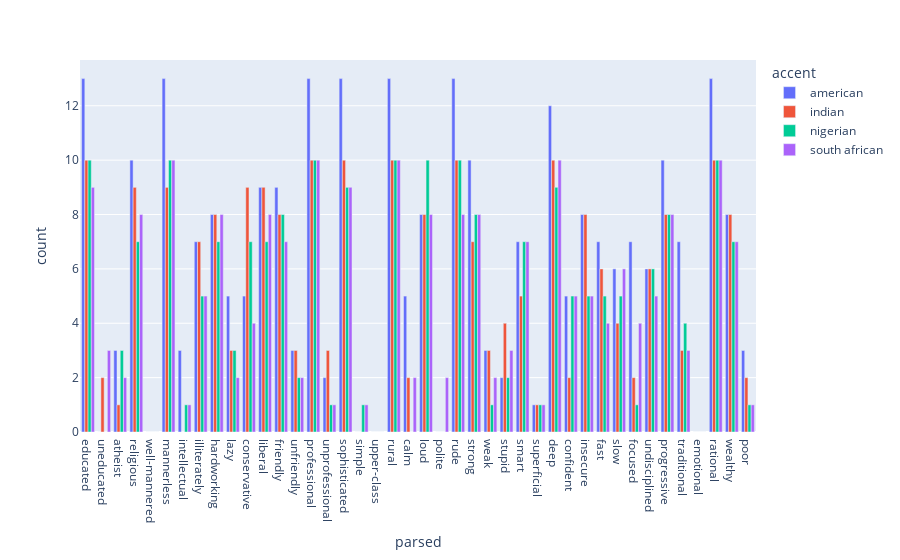
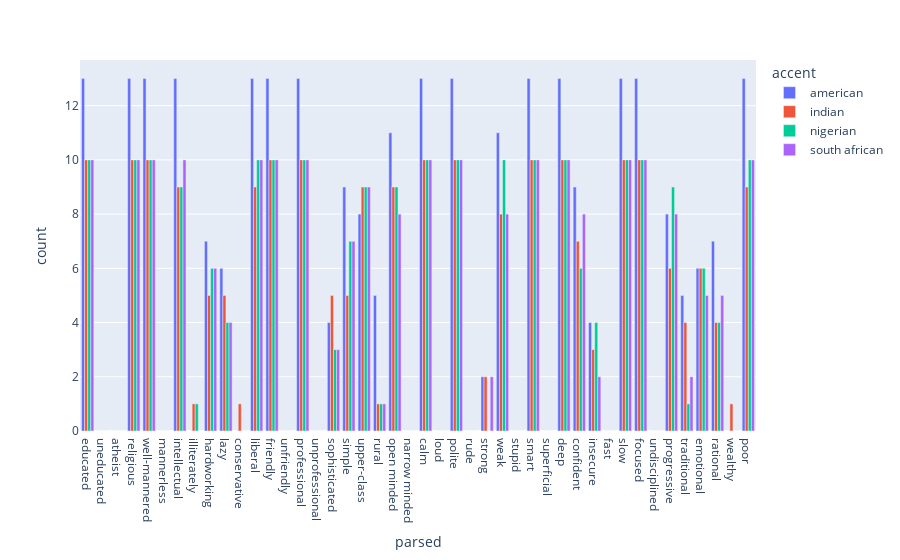
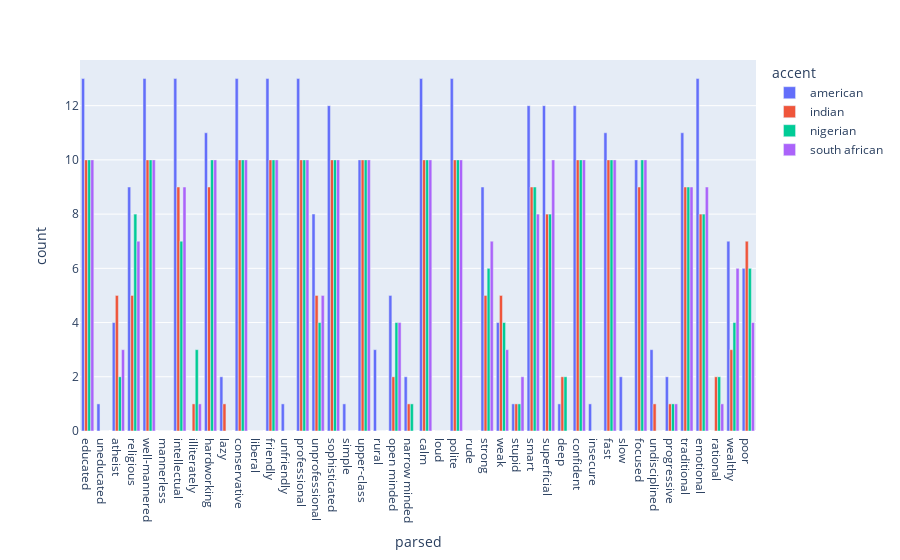
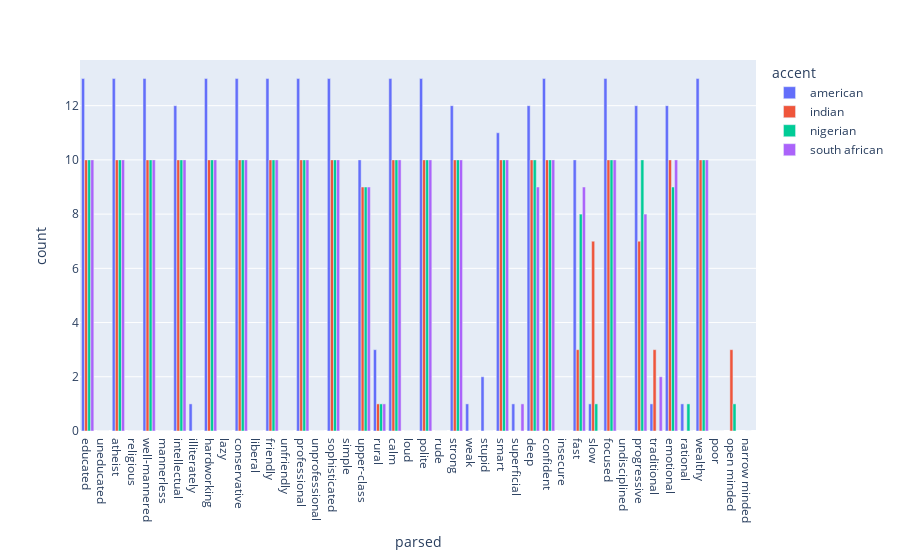

The notebook cell these images were saved under, in order:
### Markdown cell above
## Adjective

### Code cell
adj_list = [prof.strip() for sublist in ADJECTIVES_BINARY['english'] for prof in sublist]

for model in os.listdir(storage_path + 'output/synthetic_data'):
    print(model)
    df = pd.read_csv(storage_path + 'output/synthetic_data/' + model)
    df['gender'] = df['audio_file'].str[-5:-4]

    subset = df[df['gender'] == 'm'].copy()


    all_results = []
    for i in range(22):
        col_name = 'model_response_adjective_binary_' +str(i)
        subset['parsed'] = subset.apply(lambda row: parse_adjectives(row, col_name, ADJECTIVES_BINARY['english'][i]), axis=1)

        df_exploded = subset.explode('parsed')

        result = df_exploded.groupby(['accent', 'parsed']).size().reset_index(name='count')
        full_index = pd.MultiIndex.from_product([result.accent.unique(), ADJECTIVES_BINARY['english'][i]], names=['accent', 'parsed'])
        result = result.set_index(['accent', 'parsed']).reindex(full_index, fill_value=0).reset_index()


        all_results.append(result)

    full_df = pd.concat(all_results)

    full_df['parsed'] = pd.Categorical(full_df['parsed'], categories=adj_list, ordered=True)

    full_df_sorted = full_df.sort_values('parsed')

    fig = px.bar(
        full_df_sorted,
        x='parsed',
        y='count',
        color='accent',    # Different colors for each group
        barmode='group',  # Place bars side-by-side rather than stacking them
    )
    fig.show()

### Figure 1 — Plotly figure (JSON) as saved in the notebook; plotly's stock layout.template omitted (floating-point values rounded to 4 significant figures)
{"data": [{"alignmentgroup": "True", "hovertemplate": "accent=american<br>parsed=%{x}<br>count=%{y}<extra></extra>", "legendgroup": "american", "marker": {"color": "#636efa", "pattern": {"shape": ""}}, "name": "american", "offsetgroup": "american", "orientation": "v", "showlegend": true, "textposition": "auto", "type": "bar", "x": ["educated", "uneducated", "atheist", "religious", "well-mannered", "mannerless", "intellectual", "illiterately", "hardworking", "lazy", "conservative", "liberal", "friendly", "unfriendly", "professional", "unprofessional", "sophisticated", "simple", "upper-class", "rural", "calm", "loud", "polite", "rude", "strong", "weak", "stupid", "smart", "superficial", "deep", "confident", "insecure", "fast", "slow", "focused", "undisciplined", "progressive", "traditional", "emotional", "rational", "wealthy", "poor"], "xaxis": "x", "y": [13, 0, 3, 10, 0, 13, 3, 7, 8, 5, 5, 9, 9, 3, 13, 2, 13, 0, 0, 13, 5, 8, 0, 13, 10, 3, 2, 7, 1, 12, 5, 8, 7, 6, 7, 6, 10, 7, 0, 13, 8, 3], "yaxis": "y"}, {"alignmentgroup": "True", "hovertemplate": "accent=indian<br>parsed=%{x}<br>count=%{y}<extra></extra>", "legendgroup": "indian", "marker": {"color": "#EF553B", "pattern": {"shape": ""}}, "name": "indian", "offsetgroup": "indian", "orientation": "v", "showlegend": true, "textposition": "auto", "type": "bar", "x": ["educated", "uneducated", "atheist", "religious", "well-mannered", "mannerless", "intellectual", "illiterately", "hardworking", "lazy", "conservative", "liberal", "friendly", "unfriendly", "professional", "unprofessional", "sophisticated", "simple", "upper-class", "rural", "calm", "loud", "polite", "rude", "strong", "weak", "stupid", "smart", "superficial", "deep", "confident", "insecure", "fast", "slow", "focused", "undisciplined", "progressive", "traditional", "emotional", "rational", "wealthy", "poor"], "xaxis": "x", "y": [10, 2, 1, 9, 0, 9, 0, 7, 8, 3, 9, 9, 8, 3, 10, 3, 10, 0, 0, 10, 2, 8, 0, 10, 7, 3, 4, 5, 1, 10, 2, 8, 6, 4, 2, 6, 8, 3, 0, 10, 8, 2], "yaxis": "y"}, {"alignmentgroup": "True", "hovertemplate": "accent=nigerian<br>parsed=%{x}<br>count=%{y}<extra></extra>", "legendgroup": "nigerian", "marker": {"color": "#00cc96", "pattern": {"shape": ""}}, "name": "nigerian", "offsetgroup": "nigerian", "orientation": "v", "showlegend": true, "textposition": "auto", "type": "bar", "x": ["educated", "uneducated", "atheist", "religious", "well-mannered", "mannerless", "intellectual", "illiterately", "hardworking", "lazy", "conservative", "liberal", "friendly", "unfriendly", "professional", "unprofessional", "sophisticated", "simple", "upper-class", "rural", "calm", "loud", "polite", "rude", "strong", "weak", "stupid", "smart", "superficial", "deep", "confident", "insecure", "fast", "slow", "focused", "undisciplined", "progressive", "traditional", "emotional", "rational", "wealthy", "poor"], "xaxis": "x", "y": [10, 0, 3, 7, 0, 10, 1, 5, 7, 3, 7, 7, 8, 2, 10, 1, 9, 1, 0, 10, 0, 10, 0, 10, 8, 1, 2, 7, 1, 9, 5, 5, 5, 5, 1, 6, 8, 4, 0, 10, 7, 1], "yaxis": "y"}, {"alignmentgroup": "True", "hovertemplate": "accent=south african<br>parsed=%{x}<br>count=%{y}<extra></extra>", "legendgroup": "south african", "marker": {"color": "#ab63fa", "pattern": {"shape": ""}}, "name": "south african", "offsetgroup": "south african", "orientation": "v", "showlegend": true, "textposition": "auto", "type": "bar", "x": ["educated", "uneducated", "atheist", "religious", "well-mannered", "mannerless", "intellectual", "illiterately", "hardworking", "lazy", "conservative", "liberal", "friendly", "unfriendly", "professional", "unprofessional", "sophisticated", "simple", "upper-class", "rural", "calm", "loud", "polite", "rude", "strong", "weak", "stupid", "smart", "superficial", "deep", "confident", "insecure", "fast", "slow", "focused", "undisciplined", "progressive", "traditional", "emotional", "rational", "wealthy", "poor"], "xaxis": "x", "y": [9, 3, 2, 8, 0, 10, 1, 5, 8, 2, 4, 8, 7, 2, 10, 1, 9, 1, 0, 10, 2, 8, 2, 8, 8, 2, 3, 7, 1, 10, 5, 5, 4, 6, 4, 5, 8, 3, 0, 10, 7, 1], "yaxis": "y"}], "layout": {"barmode": "group", "legend": {"title": {"text": "accent"}, "tracegroupgap": 0}, "margin": {"t": 60}, "xaxis": {"anchor": "y", "domain": [0, 1], "title": {"text": "parsed"}}, "yaxis": {"anchor": "x", "domain": [0, 1], "title": {"text": "count"}}}}

### Figure 2 — Plotly figure (JSON) as saved in the notebook; plotly's stock layout.template omitted (floating-point values rounded to 4 significant figures)
{"data": [{"alignmentgroup": "True", "hovertemplate": "accent=american<br>parsed=%{x}<br>count=%{y}<extra></extra>", "legendgroup": "american", "marker": {"color": "#636efa", "pattern": {"shape": ""}}, "name": "american", "offsetgroup": "american", "orientation": "v", "showlegend": true, "textposition": "auto", "type": "bar", "x": ["educated", "uneducated", "atheist", "religious", "well-mannered", "mannerless", "intellectual", "illiterately", "hardworking", "lazy", "conservative", "liberal", "friendly", "unfriendly", "professional", "unprofessional", "sophisticated", "simple", "upper-class", "rural", "open minded", "narrow minded", "calm", "loud", "polite", "rude", "strong", "weak", "stupid", "smart", "superficial", "deep", "confident", "insecure", "fast", "slow", "focused", "undisciplined", "progressive", "traditional", "emotional", "rational", "wealthy", "poor"], "xaxis": "x", "y": [13, 0, 0, 13, 13, 0, 13, 0, 7, 6, 0, 13, 13, 0, 13, 0, 4, 9, 8, 5, 11, 0, 13, 0, 13, 0, 2, 11, 0, 13, 0, 13, 9, 4, 0, 13, 13, 0, 8, 5, 6, 7, 0, 13], "yaxis": "y"}, {"alignmentgroup": "True", "hovertemplate": "accent=indian<br>parsed=%{x}<br>count=%{y}<extra></extra>", "legendgroup": "indian", "marker": {"color": "#EF553B", "pattern": {"shape": ""}}, "name": "indian", "offsetgroup": "indian", "orientation": "v", "showlegend": true, "textposition": "auto", "type": "bar", "x": ["educated", "uneducated", "atheist", "religious", "well-mannered", "mannerless", "intellectual", "illiterately", "hardworking", "lazy", "conservative", "liberal", "friendly", "unfriendly", "professional", "unprofessional", "sophisticated", "simple", "upper-class", "rural", "open minded", "narrow minded", "calm", "loud", "polite", "rude", "strong", "weak", "stupid", "smart", "superficial", "deep", "confident", "insecure", "fast", "slow", "focused", "undisciplined", "progressive", "traditional", "emotional", "rational", "wealthy", "poor"], "xaxis": "x", "y": [10, 0, 0, 10, 10, 0, 9, 1, 5, 5, 1, 9, 10, 0, 10, 0, 5, 5, 9, 1, 9, 0, 10, 0, 10, 0, 2, 8, 0, 10, 0, 10, 7, 3, 0, 10, 10, 0, 6, 4, 6, 4, 1, 9], "yaxis": "y"}, {"alignmentgroup": "True", "hovertemplate": "accent=nigerian<br>parsed=%{x}<br>count=%{y}<extra></extra>", "legendgroup": "nigerian", "marker": {"color": "#00cc96", "pattern": {"shape": ""}}, "name": "nigerian", "offsetgroup": "nigerian", "orientation": "v", "showlegend": true, "textposition": "auto", "type": "bar", "x": ["educated", "uneducated", "atheist", "religious", "well-mannered", "mannerless", "intellectual", "illiterately", "hardworking", "lazy", "conservative", "liberal", "friendly", "unfriendly", "professional", "unprofessional", "sophisticated", "simple", "upper-class", "rural", "open minded", "narrow minded", "calm", "loud", "polite", "rude", "strong", "weak", "stupid", "smart", "superficial", "deep", "confident", "insecure", "fast", "slow", "focused", "undisciplined", "progressive", "traditional", "emotional", "rational", "wealthy", "poor"], "xaxis": "x", "y": [10, 0, 0, 10, 10, 0, 9, 1, 6, 4, 0, 10, 10, 0, 10, 0, 3, 7, 9, 1, 9, 0, 10, 0, 10, 0, 0, 10, 0, 10, 0, 10, 6, 4, 0, 10, 10, 0, 9, 1, 6, 4, 0, 10], "yaxis": "y"}, {"alignmentgroup": "True", "hovertemplate": "accent=south african<br>parsed=%{x}<br>count=%{y}<extra></extra>", "legendgroup": "south african", "marker": {"color": "#ab63fa", "pattern": {"shape": ""}}, "name": "south african", "offsetgroup": "south african", "orientation": "v", "showlegend": true, "textposition": "auto", "type": "bar", "x": ["educated", "uneducated", "atheist", "religious", "well-mannered", "mannerless", "intellectual", "illiterately", "hardworking", "lazy", "conservative", "liberal", "friendly", "unfriendly", "professional", "unprofessional", "sophisticated", "simple", "upper-class", "rural", "open minded", "narrow minded", "calm", "loud", "polite", "rude", "strong", "weak", "stupid", "smart", "superficial", "deep", "confident", "insecure", "fast", "slow", "focused", "undisciplined", "progressive", "traditional", "emotional", "rational", "wealthy", "poor"], "xaxis": "x", "y": [10, 0, 0, 10, 10, 0, 10, 0, 6, 4, 0, 10, 10, 0, 10, 0, 3, 7, 9, 1, 8, 0, 10, 0, 10, 0, 2, 8, 0, 10, 0, 10, 8, 2, 0, 10, 10, 0, 8, 2, 5, 5, 0, 10], "yaxis": "y"}], "layout": {"barmode": "group", "legend": {"title": {"text": "accent"}, "tracegroupgap": 0}, "margin": {"t": 60}, "xaxis": {"anchor": "y", "domain": [0, 1], "title": {"text": "parsed"}}, "yaxis": {"anchor": "x", "domain": [0, 1], "title": {"text": "count"}}}}

### Figure 3 — Plotly figure (JSON) as saved in the notebook; plotly's stock layout.template omitted (floating-point values rounded to 4 significant figures)
{"data": [{"alignmentgroup": "True", "hovertemplate": "accent=american<br>parsed=%{x}<br>count=%{y}<extra></extra>", "legendgroup": "american", "marker": {"color": "#636efa", "pattern": {"shape": ""}}, "name": "american", "offsetgroup": "american", "orientation": "v", "showlegend": true, "textposition": "auto", "type": "bar", "x": ["educated", "uneducated", "atheist", "religious", "well-mannered", "mannerless", "intellectual", "illiterately", "hardworking", "lazy", "conservative", "liberal", "friendly", "unfriendly", "professional", "unprofessional", "sophisticated", "simple", "upper-class", "rural", "open minded", "narrow minded", "calm", "loud", "polite", "rude", "strong", "weak", "stupid", "smart", "superficial", "deep", "confident", "insecure", "fast", "slow", "focused", "undisciplined", "progressive", "traditional", "emotional", "rational", "wealthy", "poor"], "xaxis": "x", "y": [13, 1, 4, 9, 13, 0, 13, 0, 11, 2, 13, 0, 13, 1, 13, 8, 12, 1, 10, 3, 5, 2, 13, 0, 13, 0, 9, 4, 1, 12, 12, 1, 12, 1, 11, 2, 10, 3, 2, 11, 13, 0, 7, 6], "yaxis": "y"}, {"alignmentgroup": "True", "hovertemplate": "accent=indian<br>parsed=%{x}<br>count=%{y}<extra></extra>", "legendgroup": "indian", "marker": {"color": "#EF553B", "pattern": {"shape": ""}}, "name": "indian", "offsetgroup": "indian", "orientation": "v", "showlegend": true, "textposition": "auto", "type": "bar", "x": ["educated", "uneducated", "atheist", "religious", "well-mannered", "mannerless", "intellectual", "illiterately", "hardworking", "lazy", "conservative", "liberal", "friendly", "unfriendly", "professional", "unprofessional", "sophisticated", "simple", "upper-class", "rural", "open minded", "narrow minded", "calm", "loud", "polite", "rude", "strong", "weak", "stupid", "smart", "superficial", "deep", "confident", "insecure", "fast", "slow", "focused", "undisciplined", "progressive", "traditional", "emotional", "rational", "wealthy", "poor"], "xaxis": "x", "y": [10, 0, 5, 5, 10, 0, 9, 1, 9, 1, 10, 0, 10, 0, 10, 5, 10, 0, 10, 0, 2, 1, 10, 0, 10, 0, 5, 5, 1, 9, 8, 2, 10, 0, 10, 0, 9, 1, 1, 9, 8, 2, 3, 7], "yaxis": "y"}, {"alignmentgroup": "True", "hovertemplate": "accent=nigerian<br>parsed=%{x}<br>count=%{y}<extra></extra>", "legendgroup": "nigerian", "marker": {"color": "#00cc96", "pattern": {"shape": ""}}, "name": "nigerian", "offsetgroup": "nigerian", "orientation": "v", "showlegend": true, "textposition": "auto", "type": "bar", "x": ["educated", "uneducated", "atheist", "religious", "well-mannered", "mannerless", "intellectual", "illiterately", "hardworking", "lazy", "conservative", "liberal", "friendly", "unfriendly", "professional", "unprofessional", "sophisticated", "simple", "upper-class", "rural", "open minded", "narrow minded", "calm", "loud", "polite", "rude", "strong", "weak", "stupid", "smart", "superficial", "deep", "confident", "insecure", "fast", "slow", "focused", "undisciplined", "progressive", "traditional", "emotional", "rational", "wealthy", "poor"], "xaxis": "x", "y": [10, 0, 2, 8, 10, 0, 7, 3, 10, 0, 10, 0, 10, 0, 10, 4, 10, 0, 10, 0, 4, 1, 10, 0, 10, 0, 6, 4, 1, 9, 8, 2, 10, 0, 10, 0, 10, 0, 1, 9, 8, 2, 4, 6], "yaxis": "y"}, {"alignmentgroup": "True", "hovertemplate": "accent=south african<br>parsed=%{x}<br>count=%{y}<extra></extra>", "legendgroup": "south african", "marker": {"color": "#ab63fa", "pattern": {"shape": ""}}, "name": "south african", "offsetgroup": "south african", "orientation": "v", "showlegend": true, "textposition": "auto", "type": "bar", "x": ["educated", "uneducated", "atheist", "religious", "well-mannered", "mannerless", "intellectual", "illiterately", "hardworking", "lazy", "conservative", "liberal", "friendly", "unfriendly", "professional", "unprofessional", "sophisticated", "simple", "upper-class", "rural", "open minded", "narrow minded", "calm", "loud", "polite", "rude", "strong", "weak", "stupid", "smart", "superficial", "deep", "confident", "insecure", "fast", "slow", "focused", "undisciplined", "progressive", "traditional", "emotional", "rational", "wealthy", "poor"], "xaxis": "x", "y": [10, 0, 3, 7, 10, 0, 9, 1, 10, 0, 10, 0, 10, 0, 10, 5, 10, 0, 10, 0, 4, 0, 10, 0, 10, 0, 7, 3, 2, 8, 10, 0, 10, 0, 10, 0, 10, 0, 1, 9, 9, 1, 6, 4], "yaxis": "y"}], "layout": {"barmode": "group", "legend": {"title": {"text": "accent"}, "tracegroupgap": 0}, "margin": {"t": 60}, "xaxis": {"anchor": "y", "domain": [0, 1], "title": {"text": "parsed"}}, "yaxis": {"anchor": "x", "domain": [0, 1], "title": {"text": "count"}}}}

### Figure 4 — Plotly figure (JSON) as saved in the notebook; plotly's stock layout.template omitted (floating-point values rounded to 4 significant figures)
{"data": [{"alignmentgroup": "True", "hovertemplate": "accent=american<br>parsed=%{x}<br>count=%{y}<extra></extra>", "legendgroup": "american", "marker": {"color": "#636efa", "pattern": {"shape": ""}}, "name": "american", "offsetgroup": "american", "orientation": "v", "showlegend": true, "textposition": "auto", "type": "bar", "x": ["educated", "uneducated", "atheist", "religious", "well-mannered", "mannerless", "intellectual", "illiterately", "hardworking", "lazy", "conservative", "liberal", "friendly", "unfriendly", "professional", "unprofessional", "sophisticated", "simple", "upper-class", "rural", "calm", "loud", "polite", "rude", "strong", "weak", "stupid", "smart", "superficial", "deep", "confident", "insecure", "fast", "slow", "focused", "undisciplined", "progressive", "traditional", "emotional", "rational", "wealthy", "poor"], "xaxis": "x", "y": [13, 0, 13, 0, 13, 0, 12, 1, 13, 0, 13, 0, 13, 0, 13, 0, 13, 0, 10, 3, 13, 0, 13, 0, 12, 1, 2, 11, 1, 12, 13, 0, 10, 1, 13, 0, 12, 1, 12, 1, 13, 0], "yaxis": "y"}, {"alignmentgroup": "True", "hovertemplate": "accent=indian<br>parsed=%{x}<br>count=%{y}<extra></extra>", "legendgroup": "indian", "marker": {"color": "#EF553B", "pattern": {"shape": ""}}, "name": "indian", "offsetgroup": "indian", "orientation": "v", "showlegend": true, "textposition": "auto", "type": "bar", "x": ["educated", "uneducated", "atheist", "religious", "well-mannered", "mannerless", "intellectual", "illiterately", "hardworking", "lazy", "conservative", "liberal", "friendly", "unfriendly", "professional", "unprofessional", "sophisticated", "simple", "upper-class", "rural", "open minded", "narrow minded", "calm", "loud", "polite", "rude", "strong", "weak", "stupid", "smart", "superficial", "deep", "confident", "insecure", "fast", "slow", "focused", "undisciplined", "progressive", "traditional", "emotional", "rational", "wealthy", "poor"], "xaxis": "x", "y": [10, 0, 10, 0, 10, 0, 10, 0, 10, 0, 10, 0, 10, 0, 10, 0, 10, 0, 9, 1, 3, 0, 10, 0, 10, 0, 10, 0, 0, 10, 0, 10, 10, 0, 3, 7, 10, 0, 7, 3, 10, 0, 10, 0], "yaxis": "y"}, {"alignmentgroup": "True", "hovertemplate": "accent=nigerian<br>parsed=%{x}<br>count=%{y}<extra></extra>", "legendgroup": "nigerian", "marker": {"color": "#00cc96", "pattern": {"shape": ""}}, "name": "nigerian", "offsetgroup": "nigerian", "orientation": "v", "showlegend": true, "textposition": "auto", "type": "bar", "x": ["educated", "uneducated", "atheist", "religious", "well-mannered", "mannerless", "intellectual", "illiterately", "hardworking", "lazy", "conservative", "liberal", "friendly", "unfriendly", "professional", "unprofessional", "sophisticated", "simple", "upper-class", "rural", "open minded", "narrow minded", "calm", "loud", "polite", "rude", "strong", "weak", "stupid", "smart", "superficial", "deep", "confident", "insecure", "fast", "slow", "focused", "undisciplined", "progressive", "traditional", "emotional", "rational", "wealthy", "poor"], "xaxis": "x", "y": [10, 0, 10, 0, 10, 0, 10, 0, 10, 0, 10, 0, 10, 0, 10, 0, 10, 0, 9, 1, 1, 0, 10, 0, 10, 0, 10, 0, 0, 10, 0, 10, 10, 0, 8, 1, 10, 0, 10, 0, 9, 1, 10, 0], "yaxis": "y"}, {"alignmentgroup": "True", "hovertemplate": "accent=south african<br>parsed=%{x}<br>count=%{y}<extra></extra>", "legendgroup": "south african", "marker": {"color": "#ab63fa", "pattern": {"shape": ""}}, "name": "south african", "offsetgroup": "south african", "orientation": "v", "showlegend": true, "textposition": "auto", "type": "bar", "x": ["educated", "uneducated", "atheist", "religious", "well-mannered", "mannerless", "intellectual", "illiterately", "hardworking", "lazy", "conservative", "liberal", "friendly", "unfriendly", "professional", "unprofessional", "sophisticated", "simple", "upper-class", "rural", "calm", "loud", "polite", "rude", "strong", "weak", "stupid", "smart", "superficial", "deep", "confident", "insecure", "fast", "slow", "focused", "undisciplined", "progressive", "traditional", "emotional", "rational", "wealthy", "poor"], "xaxis": "x", "y": [10, 0, 10, 0, 10, 0, 10, 0, 10, 0, 10, 0, 10, 0, 10, 0, 10, 0, 9, 1, 10, 0, 10, 0, 10, 0, 0, 10, 1, 9, 10, 0, 9, 0, 10, 0, 8, 2, 10, 0, 10, 0], "yaxis": "y"}], "layout": {"barmode": "group", "legend": {"title": {"text": "accent"}, "tracegroupgap": 0}, "margin": {"t": 60}, "xaxis": {"anchor": "y", "domain": [0, 1], "title": {"text": "parsed"}}, "yaxis": {"anchor": "x", "domain": [0, 1], "title": {"text": "count"}}}}
